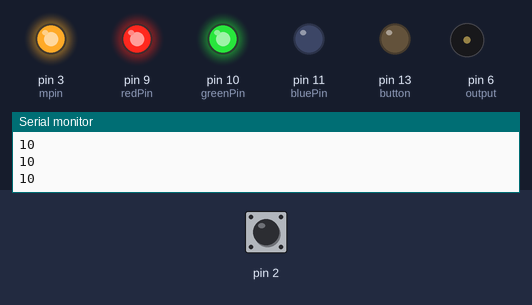
A sketch run on a simulated Arduino Uno, built with avr-gcc and run on an emulated ATmega328P. On the bench: output pins drawn as LEDs (lit = HIGH), buzzer (waves = sounding), the last lines printed to the serial monitor. The inputs (shaded band) are chosen by the test bench; at power-on: pin 2 HIGH.

Above: at 1.2 s.
1.3 s: pin 2 pulled LOW for 0.25 s
At 2.08 s:
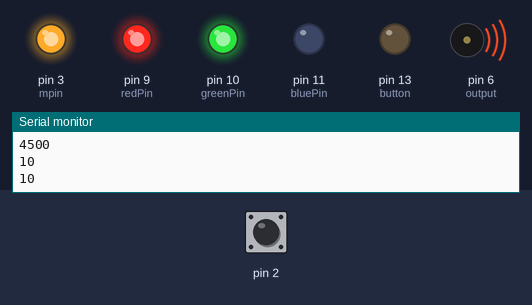
3.7 s: pin 2 pulled LOW for 1 s
At 4.9 s:
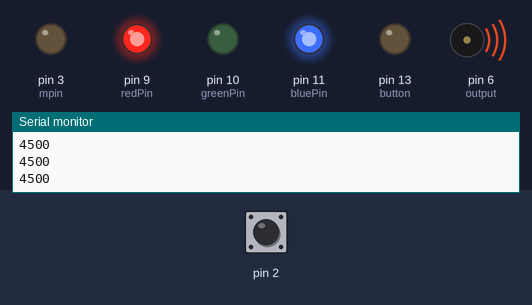
6.9 s: pin 2 pulled LOW for 3.2 s
At 7.3 s:
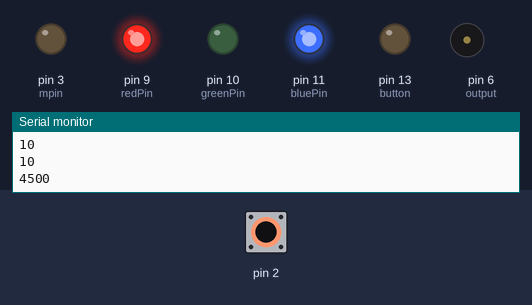
Timing chart, 0 to 12.2 s (numbered marks = the images above; inputs shaded):
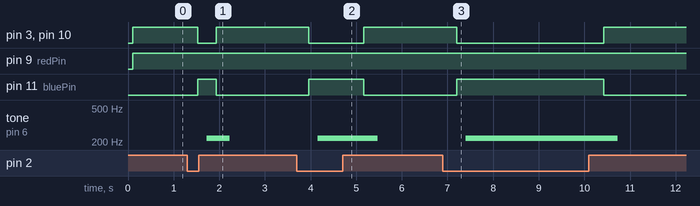

Measured:
- after the input at 1.3 s, pin 3 (mpin), pin 10 (greenPin): HIGH → LOW after 0.23 s, → HIGH 0.40 s later; pin 11 (bluePin): LOW → HIGH after 0.23 s, → LOW 0.40 s later; tone on pin 6 (output): silent → 220 Hz after 0.43 s, → silent 0.50 s later
- after the input at 3.7 s, pin 3 (mpin), pin 10 (greenPin): HIGH → LOW after 0.26 s, → HIGH 1.2 s later; pin 11 (bluePin): LOW → HIGH after 0.26 s, → LOW 1.2 s later; tone on pin 6 (output): silent → 220 Hz after 0.46 s, → silent 1.3 s later
- after the input at 6.9 s, pin 3 (mpin), pin 10 (greenPin): HIGH → LOW after 0.30 s, → HIGH 3.2 s later; pin 11 (bluePin): LOW → HIGH after 0.30 s, → LOW 3.2 s later; tone on pin 6 (output): silent → 220 Hz after 0.50 s, → silent 3.3 s later

The sketch:

capacitor_code.ino
```cpp
#include <CapacitiveSensor.h>


//#include <CapSense.h>

int redPin = 9;
int greenPin = 10;
int bluePin = 11;
int output = 6;
int mpin = 3;
int button = 13;
int buttonState = 0;

unsigned int frequency = 220;

CapacitiveSensor   cs_4_2 = CapacitiveSensor(4,2);        // 10 megohm resistor between pins 4 & 2, pin 2 is sensor pin, add wire, foil

void setup()
{

pinMode(redPin, OUTPUT);
pinMode(greenPin, OUTPUT);
pinMode(bluePin, OUTPUT);
pinMode(button, OUTPUT);
pinMode(mpin, OUTPUT);

   cs_4_2.set_CS_AutocaL_Millis(0xFFFFFFFF);     // turn off autocalibrate on channel 1 - just as an example
   Serial.begin(9600);
   pinMode(output,OUTPUT);

}

void loop()
{
    long start = millis();
    long total1 =  cs_4_2.capacitiveSensor(30);


    // buttonState = digitalRead(button);


 // if (buttonState == HIGH)
 // {


    Serial.println(total1);                  // print sensor output 1


    delay(100);                             // arbitrary delay to limit data to serial port
    digitalWrite(mpin, HIGH);
    if(total1 > 0 && total1<300)
    {
      setColor(255, 255, 0); // red
            if(digitalRead(13) == LOW)
            {

      digitalWrite(mpin, HIGH);
            }
            else
            {
              digitalWrite(mpin, HIGH);
            }
      //delay(2000);
      delay(100);
    }
    if(total1 > 400 && total1 < 700)
    {
      setColor(0, 255, 255);
      if(digitalRead(13) == LOW)
      {
            digitalWrite(mpin, LOW);
// green
      delay(100);
      }
    }
    if(total1>800)
    {
       setColor(255, 0, 255);

      digitalWrite(mpin, LOW);

      delay(100);
    }
    if(total1>900)
    {
      setColor(255, 0, 255); // blue

      digitalWrite(mpin, LOW);

      delay(100);
    }
    if(total1>1300)
    {
    tone(output, frequency, 500);
    digitalWrite(mpin, LOW);
   delay(100);
    }
 /*   digitalWrite(mpin, HIGH);
    delay(2000);
    digitalWrite(mpin, LOW);
    delay(2000);
  */
//}

/*  else
  {
    Serial.println("BUTTON IS OFF");
//    break;
//Serial.end();
  }
 */
}


void setColor(int red, int green, int blue)
{
#ifdef COMMON_ANODE
red = 255 - red;
green = 255 - green;
blue = 255 - blue;
#endif
analogWrite(redPin, red);
analogWrite(greenPin, green);
analogWrite(bluePin, blue);
}
```
